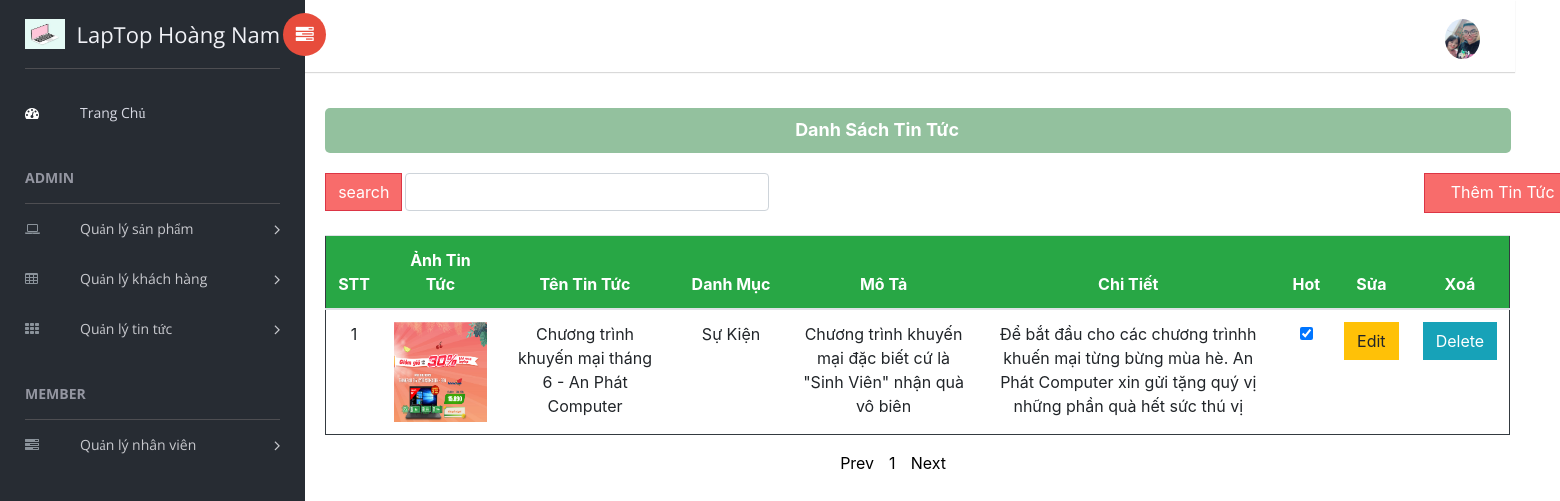
The page /PHP/DanhSachTinTuc.php on the database its author committed.
### tables this page shows
CREATE TABLE `tintuc` (
  `MaTinTuc` int(10) UNSIGNED NOT NULL,
  `MaDMTT` int(10) NOT NULL,
  `AnhTinTuc` varchar(255) NOT NULL,
  `TenTinTuc` varchar(255) NOT NULL,
  `MoTa` varchar(255) NOT NULL,
  `ChiTiet` text NOT NULL,
  `TinTucNong` int(10) NOT NULL
);

CREATE TABLE `danhmuctintuc` (
  `MaDMTT` int(10) UNSIGNED NOT NULL,
  `TenDMTT` varchar(255) NOT NULL
);

### PHP/DanhSachTinTuc.php (the view, shortened to what this page needs)
<?php
  require_once('Connect.php');
  include("DungChung.php")
?>
<div class="Phan2Phai">
    <div class="DangNhapThanhCong">
        <p>Danh Sách Tin Tức</p>
    </div>
    <div class="container" style="margin-top: 20px;margin-left:5px;">
        <div class="row">
            <form action="TimKiemTinTuc.php" method="get" style="margin-left: 5px;">
                <input id="MaTinTuc" type="number" class="col-md-20 form-control" name="MaTinTuc"
                    value="Nhập mã tin tức" style="margin-left: 90px;">
                <input type="submit" name="Ok" value="search" class="btn btn-danger"
                    style="margin-left: 10px;margin-top: -66px;;background:#f86c6b" />
            </form>
            <div class="col-md-2"><a href="Add_Edit_TinTuc.php" class="btn btn-danger" role="button"
                    style="margin-left:730px;width:157px;height:40px;padding-bottom:20px;background:#f86c6b">Thêm Tin Tức</a></div>
        </div>
        <table class="table table-hover">
            <thead>
                <tr class="bg-success text-white" style=" text-align: center;">
                    <th>STT</th>
                    <th>Ảnh Tin Tức</th>
                    <th>Tên Tin Tức</th>
                    <th>Danh Mục</th>
                    <th>Mô Tả</th>
                    <th>Chi Tiết</th>
                    <th>Hot</th>
                    <th>Sửa</th>
                    <th>Xoá</th>
                </tr>
            </thead>
            <tbody>
                <?php
                  $result = mysqli_query($db, 'SELECT count(MaTinTuc) as total from tintuc');
                  $row = mysqli_fetch_assoc($result);
                  $total_records = $row['total'];
                  $current_page = isset($_GET['page']) ? $_GET['page'] : 1;
                        $limit = 3;
                        $total_page = ceil($total_records / $limit);
                      $start = ($current_page - 1) * $limit;
                      $result = mysqli_query($db, "SELECT tintuc.MaTinTuc, tintuc.AnhTinTuc, tintuc.TenTinTuc,danhmuctintuc.TenDMTT, tintuc.MoTa, tintuc.ChiTiet, tintuc.TinTucNong FROM tintuc INNER JOIN danhmuctintuc ON danhmuctintuc.MaDMTT=tintuc.MaDMTT LIMIT $start, $limit");
                    foreach($result as $std){
                      echo '<tr style=" text-align: center;">
                        <td >'.$std['MaTinTuc'].'</td>
                        <td><img src="../Image/'.$std['AnhTinTuc'].'" style="width:310px;height:100px"></td>
                        <td>'.$std['TenTinTuc'].'</td>
                        <td style="width:120px;">'.$std['TenDMTT'].'</td>
                        <td >'.$std['MoTa'].'</td>
                        <td>'.$std['ChiTiet'].'</td>
                        <td>'.($std['TinTucNong']==1 ? '<input type="checkbox" checked>': '<input type="checkbox">').'</td>
                        <td><button class="btn btn-warning" onclick=\'window.open("Add_Edit_TinTuc.php?id='.$std['MaTinTuc'].'","_self")\'>Edit</button></td>
                        <td><button class="btn btn-info" onclick=\'window.open("XoaTinTuc.php?id='.$std['MaTinTuc'].'","_self")\'>Delete</button></td>
                      </tr>';
                  }
                ?>
            </tbody>
        </table>
        <ul class="pagination">
            <?php
                      if ($current_page > 1 && $total_page > 1){
                        echo '<a href="DanhSachTinTuc.php?page='.($current_page-1).'" style="color:black;margin-left:15px">Prev</a>  ';
                    }
                    else
                    {
                      echo '<span style="color:black;margin-left:15px">Prev</span> ';
                    }
                    for ($i = 1; $i <= $total_page; $i++){
                      if ($i == $current_page){
                        echo '<span style="color:black;margin-left:15px">'.$i.'</span>  ';
                      }
                      else{
                          echo '<a href="DanhSachTinTuc.php?page='.$i.'" style="color:black;margin-left:15px">'.$i.'</a>';
                      }
                  }
                  if ($current_page < $total_page && $total_page > 1){
                      echo '<a href="DanhSachTinTuc.php?page='.($current_page+1).'" style="color:black;margin-left:15px">Next</a>';
                  }
                  else
                  {
                    echo '<span style="color:black;margin-left:15px">Next</span> ';
                  }
                  ?>
        </ul>
    </div>
</div>

### CSS/HomePage.css (style rules this page uses)
.DangNhapThanhCong { display: flex; height: 45px; width: 98%; margin-top: 30px; margin-left: 20px; background: #93c19e; border-radius: 5px; }
.DangNhapThanhCong p { color: #ffffff; padding-top: 10px; font-size: 18px; margin-left: 470px; font-weight: bold; }
.pagination { margin-left: 500px; }
.table.table-hover { margin-top: 0px; border: 1px solid #343a40; width: 1185px; }

### rows shown on the page
tintuc: MaTinTuc "1", AnhTinTuc (picture), TenTinTuc "Chương trình khuyến mại tháng 6 - An Phát Computer", danhmuctintuc.TenDMTT "Sự Kiện", MoTa "Chương trình khuyến mại đặc biết cứ là \"Sinh Viên\" nhận quà vô biên", ChiTiet "Để bắt đầu cho các chương trìnhh khuến mại từng bừng mùa hè. An Phát Computer xin gửi tặng quý vị những phần quà hết sức thú vị"
